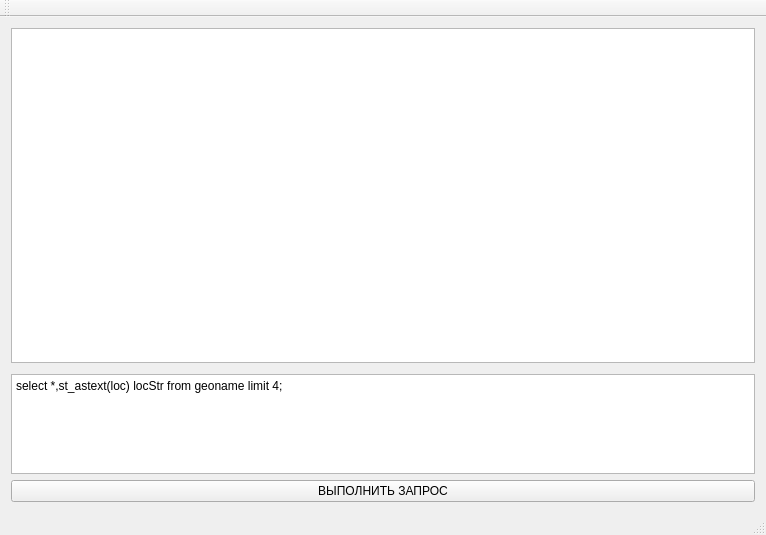
<?xml version="1.0" encoding="UTF-8"?>
<ui version="4.0">
 <class>MainWindow</class>
 <widget class="QMainWindow" name="MainWindow">
  <property name="geometry">
   <rect>
    <x>0</x>
    <y>0</y>
    <width>766</width>
    <height>535</height>
   </rect>
  </property>
  <property name="windowTitle">
   <string>MainWindow</string>
  </property>
  <widget class="QWidget" name="centralWidget">
   <property name="sizePolicy">
    <sizepolicy hsizetype="Expanding" vsizetype="Expanding">
     <horstretch>0</horstretch>
     <verstretch>0</verstretch>
    </sizepolicy>
   </property>
   <layout class="QVBoxLayout" name="verticalLayout_2">
    <item>
     <layout class="QVBoxLayout" name="verticalLayout">
      <property name="sizeConstraint">
       <enum>QLayout::SetDefaultConstraint</enum>
      </property>
      <item>
       <widget class="QGraphicsView" name="mapView"/>
      </item>
      <item>
       <layout class="QGridLayout" name="gridLayout">
        <property name="topMargin">
         <number>5</number>
        </property>
        <item row="1" column="0">
         <widget class="QPushButton" name="btnExecSQL">
          <property name="text">
           <string>ВЫПОЛНИТЬ ЗАПРОС</string>
          </property>
         </widget>
        </item>
        <item row="0" column="0">
         <widget class="QPlainTextEdit" name="txtSQL">
          <property name="sizePolicy">
           <sizepolicy hsizetype="Expanding" vsizetype="Maximum">
            <horstretch>0</horstretch>
            <verstretch>0</verstretch>
           </sizepolicy>
          </property>
          <property name="maximumSize">
           <size>
            <width>16777215</width>
            <height>100</height>
           </size>
          </property>
          <property name="plainText">
           <string>select *,st_astext(loc) locStr from geoname limit 4;</string>
          </property>
         </widget>
        </item>
       </layout>
      </item>
     </layout>
    </item>
   </layout>
  </widget>
  <widget class="QMenuBar" name="menuBar">
   <property name="geometry">
    <rect>
     <x>0</x>
     <y>0</y>
     <width>766</width>
     <height>20</height>
    </rect>
   </property>
  </widget>
  <widget class="QToolBar" name="mainToolBar">
   <attribute name="toolBarArea">
    <enum>TopToolBarArea</enum>
   </attribute>
   <attribute name="toolBarBreak">
    <bool>false</bool>
   </attribute>
  </widget>
  <widget class="QStatusBar" name="statusBar"/>
 </widget>
 <layoutdefault spacing="6" margin="11"/>
 <resources/>
 <connections/>
</ui>
